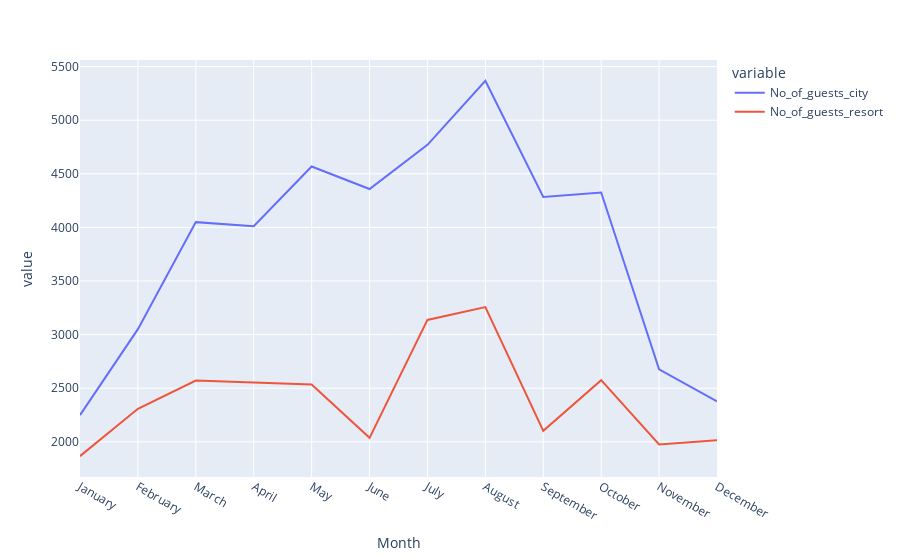

Notebook code cell kept with this figure:
### Code cell
px.line(data_frame=final_rush,x='Month',y=['No_of_guests_city','No_of_guests_resort'])

### Figure 1 — Plotly figure (JSON) as saved in the notebook; plotly's stock layout.template omitted (floating-point values rounded to 4 significant figures)
{"data": [{"hovertemplate": "variable=No_of_guests_city<br>Month=%{x}<br>value=%{y}<extra></extra>", "legendgroup": "No_of_guests_city", "line": {"color": "#636efa", "dash": "solid"}, "marker": {"symbol": "circle"}, "mode": "lines", "name": "No_of_guests_city", "orientation": "v", "showlegend": true, "type": "scatter", "x": ["January", "February", "March", "April", "May", "June", "July", "August", "September", "October", "November", "December"], "xaxis": "x", "y": [2249, 3051, 4049, 4010, 4568, 4358, 4770, 5367, 4283, 4326, 2676, 2377], "yaxis": "y"}, {"hovertemplate": "variable=No_of_guests_resort<br>Month=%{x}<br>value=%{y}<extra></extra>", "legendgroup": "No_of_guests_resort", "line": {"color": "#EF553B", "dash": "solid"}, "marker": {"symbol": "circle"}, "mode": "lines", "name": "No_of_guests_resort", "orientation": "v", "showlegend": true, "type": "scatter", "x": ["January", "February", "March", "April", "May", "June", "July", "August", "September", "October", "November", "December"], "xaxis": "x", "y": [1866, 2308, 2571, 2550, 2535, 2037, 3137, 3257, 2102, 2575, 1975, 2014], "yaxis": "y"}], "layout": {"legend": {"title": {"text": "variable"}, "tracegroupgap": 0}, "margin": {"t": 60}, "xaxis": {"anchor": "y", "domain": [0, 1], "title": {"text": "Month"}}, "yaxis": {"anchor": "x", "domain": [0, 1], "title": {"text": "value"}}}}
